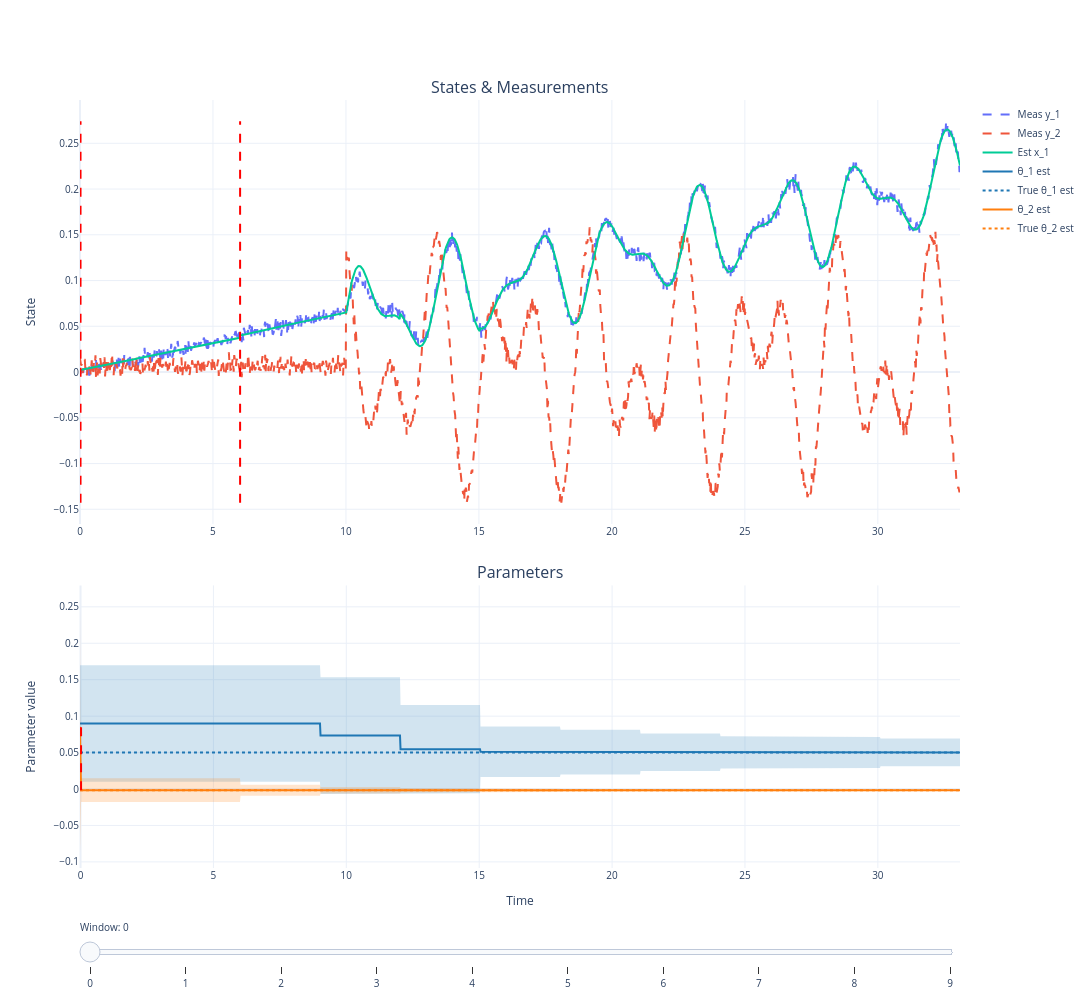

Source (notebook cell):
### Code cell
fig = plot_mhe_slider_lines(
    results, overlap=overlap_points,
    initial_params=initial_theta,
    initial_std=initial_std,
    theta_true=theta_true,
    figsize=(1200, 1000)
)
fig.show()
# или fig.write_html('mhe_lines.html', include_plotlyjs='cdn')

### Figure 1 — Plotly figure (JSON) as saved in the notebook; plotly's stock layout.template omitted (floating-point values rounded to 4 significant figures; data arrays with more than 128 entries replaced by an {"elided": "..."} marker saying what was removed)
{"data": [{"line": {"dash": "dash"}, "mode": "lines", "name": "Meas y_1", "type": "scatter", "x": {"elided": "1650 float values"}, "xaxis": "x", "y": {"elided": "1650 float values"}, "yaxis": "y"}, {"line": {"dash": "dash"}, "mode": "lines", "name": "Meas y_2", "type": "scatter", "x": {"elided": "1650 float values"}, "xaxis": "x", "y": {"elided": "1650 float values"}, "yaxis": "y"}, {"mode": "lines", "name": "Est x_1", "type": "scatter", "x": {"elided": "1650 float values"}, "xaxis": "x", "y": {"elided": "1650 float values"}, "yaxis": "y"}, {"line": {"color": "#1f77b4"}, "mode": "lines", "name": "θ_1 est", "type": "scatter", "x": {"elided": "1651 float values"}, "xaxis": "x2", "y": {"elided": "1651 float values"}, "yaxis": "y2"}, {"fill": "toself", "fillcolor": "rgba(31,119,180,0.2)", "line": {"width": 0}, "showlegend": false, "type": "scatter", "x": {"elided": "3302 float values"}, "xaxis": "x2", "y": {"elided": "3302 float values"}, "yaxis": "y2"}, {"line": {"color": "#1f77b4", "dash": "dot"}, "mode": "lines", "name": "True θ_1 est", "type": "scatter", "x": [-0.02007, 33.09], "xaxis": "x2", "y": [0.05, 0.05], "yaxis": "y2"}, {"line": {"color": "#ff7f0e"}, "mode": "lines", "name": "θ_2 est", "type": "scatter", "x": {"elided": "1651 float values"}, "xaxis": "x2", "y": {"elided": "1651 float values"}, "yaxis": "y2"}, {"fill": "toself", "fillcolor": "rgba(255,127,14,0.2)", "line": {"width": 0}, "showlegend": false, "type": "scatter", "x": {"elided": "3302 float values"}, "xaxis": "x2", "y": {"elided": "3302 float values"}, "yaxis": "y2"}, {"line": {"color": "#ff7f0e", "dash": "dot"}, "mode": "lines", "name": "True θ_2 est", "type": "scatter", "x": [-0.02007, 33.09], "xaxis": "x2", "y": [-0.001745, -0.001745], "yaxis": "y2"}, {"line": {"color": "red", "dash": "dash", "width": 2}, "mode": "lines", "showlegend": false, "type": "scatter", "visible": true, "x": [0.02007, 0.02007], "xaxis": "x", "y": [-0.1429, 0.2741], "yaxis": "y"}, {"line": {"color": "red", "dash": "dash", "width": 2}, "mode": "lines", "showlegend": false, "type": "scatter", "visible": true, "x": [6.02, 6.02], "xaxis": "x", "y": [-0.1429, 0.2741], "yaxis": "y"}, {"line": {"color": "red", "dash": "dash", "width": 2}, "mode": "lines", "showlegend": false, "type": "scatter", "visible": true, "x": [0.02007, 0.02007], "xaxis": "x2", "y": [-0.001753, 0.09], "yaxis": "y2"}, {"line": {"color": "red", "dash": "dash", "width": 2}, "mode": "lines", "showlegend": false, "type": "scatter", "visible": false, "x": [6.04, 6.04], "xaxis": "x", "y": [-0.1429, 0.2741], "yaxis": "y"}, {"line": {"color": "red", "dash": "dash", "width": 2}, "mode": "lines", "showlegend": false, "type": "scatter", "visible": false, "x": [9.03, 9.03], "xaxis": "x", "y": [-0.1429, 0.2741], "yaxis": "y"}, {"line": {"color": "red", "dash": "dash", "width": 2}, "mode": "lines", "showlegend": false, "type": "scatter", "visible": false, "x": [6.04, 6.04], "xaxis": "x2", "y": [-0.001753, 0.09], "yaxis": "y2"}, {"line": {"color": "red", "dash": "dash", "width": 2}, "mode": "lines", "showlegend": false, "type": "scatter", "visible": false, "x": [9.05, 9.05], "xaxis": "x", "y": [-0.1429, 0.2741], "yaxis": "y"}, {"line": {"color": "red", "dash": "dash", "width": 2}, "mode": "lines", "showlegend": false, "type": "scatter", "visible": false, "x": [12.04, 12.04], "xaxis": "x", "y": [-0.1429, 0.2741], "yaxis": "y"}, {"line": {"color": "red", "dash": "dash", "width": 2}, "mode": "lines", "showlegend": false, "type": "scatter", "visible": false, "x": [9.05, 9.05], "xaxis": "x2", "y": [-0.001753, 0.09], "yaxis": "y2"}, {"line": {"color": "red", "dash": "dash", "width": 2}, "mode": "lines", "showlegend": false, "type": "scatter", "visible": false, "x": [12.06, 12.06], "xaxis": "x", "y": [-0.1429, 0.2741], "yaxis": "y"}, {"line": {"color": "red", "dash": "dash", "width": 2}, "mode": "lines", "showlegend": false, "type": "scatter", "visible": false, "x": [15.05, 15.05], "xaxis": "x", "y": [-0.1429, 0.2741], "yaxis": "y"}, {"line": {"color": "red", "dash": "dash", "width": 2}, "mode": "lines", "showlegend": false, "type": "scatter", "visible": false, "x": [12.06, 12.06], "xaxis": "x2", "y": [-0.001753, 0.09], "yaxis": "y2"}, {"line": {"color": "red", "dash": "dash", "width": 2}, "mode": "lines", "showlegend": false, "type": "scatter", "visible": false, "x": [15.07, 15.07], "xaxis": "x", "y": [-0.1429, 0.2741], "yaxis": "y"}, {"line": {"color": "red", "dash": "dash", "width": 2}, "mode": "lines", "showlegend": false, "type": "scatter", "visible": false, "x": [18.06, 18.06], "xaxis": "x", "y": [-0.1429, 0.2741], "yaxis": "y"}, {"line": {"color": "red", "dash": "dash", "width": 2}, "mode": "lines", "showlegend": false, "type": "scatter", "visible": false, "x": [15.07, 15.07], "xaxis": "x2", "y": [-0.001753, 0.09], "yaxis": "y2"}, {"line": {"color": "red", "dash": "dash", "width": 2}, "mode": "lines", "showlegend": false, "type": "scatter", "visible": false, "x": [18.08, 18.08], "xaxis": "x", "y": [-0.1429, 0.2741], "yaxis": "y"}, {"line": {"color": "red", "dash": "dash", "width": 2}, "mode": "lines", "showlegend": false, "type": "scatter", "visible": false, "x": [21.07, 21.07], "xaxis": "x", "y": [-0.1429, 0.2741], "yaxis": "y"}, {"line": {"color": "red", "dash": "dash", "width": 2}, "mode": "lines", "showlegend": false, "type": "scatter", "visible": false, "x": [18.08, 18.08], "xaxis": "x2", "y": [-0.001753, 0.09], "yaxis": "y2"}, {"line": {"color": "red", "dash": "dash", "width": 2}, "mode": "lines", "showlegend": false, "type": "scatter", "visible": false, "x": [21.09, 21.09], "xaxis": "x", "y": [-0.1429, 0.2741], "yaxis": "y"}, {"line": {"color": "red", "dash": "dash", "width": 2}, "mode": "lines", "showlegend": false, "type": "scatter", "visible": false, "x": [24.08, 24.08], "xaxis": "x", "y": [-0.1429, 0.2741], "yaxis": "y"}, {"line": {"color": "red", "dash": "dash", "width": 2}, "mode": "lines", "showlegend": false, "type": "scatter", "visible": false, "x": [21.09, 21.09], "xaxis": "x2", "y": [-0.001753, 0.09], "yaxis": "y2"}, {"line": {"color": "red", "dash": "dash", "width": 2}, "mode": "lines", "showlegend": false, "type": "scatter", "visible": false, "x": [24.1, 24.1], "xaxis": "x", "y": [-0.1429, 0.2741], "yaxis": "y"}, {"line": {"color": "red", "dash": "dash", "width": 2}, "mode": "lines", "showlegend": false, "type": "scatter", "visible": false, "x": [27.09, 27.09], "xaxis": "x", "y": [-0.1429, 0.2741], "yaxis": "y"}, {"line": {"color": "red", "dash": "dash", "width": 2}, "mode": "lines", "showlegend": false, "type": "scatter", "visible": false, "x": [24.1, 24.1], "xaxis": "x2", "y": [-0.001753, 0.09], "yaxis": "y2"}, {"line": {"color": "red", "dash": "dash", "width": 2}, "mode": "lines", "showlegend": false, "type": "scatter", "visible": false, "x": [27.11, 27.11], "xaxis": "x", "y": [-0.1429, 0.2741], "yaxis": "y"}, {"line": {"color": "red", "dash": "dash", "width": 2}, "mode": "lines", "showlegend": false, "type": "scatter", "visible": false, "x": [30.1, 30.1], "xaxis": "x", "y": [-0.1429, 0.2741], "yaxis": "y"}, {"line": {"color": "red", "dash": "dash", "width": 2}, "mode": "lines", "showlegend": false, "type": "scatter", "visible": false, "x": [27.11, 27.11], "xaxis": "x2", "y": [-0.001753, 0.09], "yaxis": "y2"}, {"line": {"color": "red", "dash": "dash", "width": 2}, "mode": "lines", "showlegend": false, "type": "scatter", "visible": false, "x": [30.12, 30.12], "xaxis": "x", "y": [-0.1429, 0.2741], "yaxis": "y"}, {"line": {"color": "red", "dash": "dash", "width": 2}, "mode": "lines", "showlegend": false, "type": "scatter", "visible": false, "x": [33.09, 33.09], "xaxis": "x", "y": [-0.1429, 0.2741], "yaxis": "y"}, {"line": {"color": "red", "dash": "dash", "width": 2}, "mode": "lines", "showlegend": false, "type": "scatter", "visible": false, "x": [30.12, 30.12], "xaxis": "x2", "y": [-0.001753, 0.09], "yaxis": "y2"}], "layout": {"annotations": [{"font": {"size": 16}, "showarrow": false, "text": "States & Measurements", "x": 0.5, "xanchor": "center", "xref": "paper", "y": 1, "yanchor": "bottom", "yref": "paper"}, {"font": {"size": 16}, "showarrow": false, "text": "Parameters", "x": 0.5, "xanchor": "center", "xref": "paper", "y": 0.368, "yanchor": "bottom", "yref": "paper"}], "font": {"size": 10}, "height": 1000, "showlegend": true, "sliders": [{"active": 0, "currentvalue": {"prefix": "Window: "}, "pad": {"t": 50}, "steps": [{"args": [{"visible": [true, true, true, true, true, true, true, true, true, true, true, true, false, false, false, false, false, false, false, false, false, false, false, false, false, false, false, false, false, false, false, false, false, false, false, false, false, false, false]}], "label": "0", "method": "update"}, {"args": [{"visible": [true, true, true, true, true, true, true, true, true, false, false, false, true, true, true, false, false, false, false, false, false, false, false, false, false, false, false, false, false, false, false, false, false, false, false, false, false, false, false]}], "label": "1", "method": "update"}, {"args": [{"visible": [true, true, true, true, true, true, true, true, true, false, false, false, false, false, false, true, true, true, false, false, false, false, false, false, false, false, false, false, false, false, false, false, false, false, false, false, false, false, false]}], "label": "2", "method": "update"}, {"args": [{"visible": [true, true, true, true, true, true, true, true, true, false, false, false, false, false, false, false, false, false, true, true, true, false, false, false, false, false, false, false, false, false, false, false, false, false, false, false, false, false, false]}], "label": "3", "method": "update"}, {"args": [{"visible": [true, true, true, true, true, true, true, true, true, false, false, false, false, false, false, false, false, false, false, false, false, true, true, true, false, false, false, false, false, false, false, false, false, false, false, false, false, false, false]}], "label": "4", "method": "update"}, {"args": [{"visible": [true, true, true, true, true, true, true, true, true, false, false, false, false, false, false, false, false, false, false, false, false, false, false, false, true, true, true, false, false, false, false, false, false, false, false, false, false, false, false]}], "label": "5", "method": "update"}, {"args": [{"visible": [true, true, true, true, true, true, true, true, true, false, false, false, false, false, false, false, false, false, false, false, false, false, false, false, false, false, false, true, true, true, false, false, false, false, false, false, false, false, false]}], "label": "6", "method": "update"}, {"args": [{"visible": [true, true, true, true, true, true, true, true, true, false, false, false, false, false, false, false, false, false, false, false, false, false, false, false, false, false, false, false, false, false, true, true, true, false, false, false, false, false, false]}], "label": "7", "method": "update"}, {"args": [{"visible": [true, true, true, true, true, true, true, true, true, false, false, false, false, false, false, false, false, false, false, false, false, false, false, false, false, false, false, false, false, false, false, false, false, true, true, true, false, false, false]}], "label": "8", "method": "update"}, {"args": [{"visible": [true, true, true, true, true, true, true, true, true, false, false, false, false, false, false, false, false, false, false, false, false, false, false, false, false, false, false, false, false, false, false, false, false, false, false, false, true, true, true]}], "label": "9", "method": "update"}]}], "width": 1200, "xaxis": {"anchor": "y", "domain": [0, 1]}, "xaxis2": {"anchor": "y2", "domain": [0, 1], "title": {"text": "Time"}}, "yaxis": {"anchor": "x", "domain": [0.448, 1], "title": {"text": "State"}}, "yaxis2": {"anchor": "x2", "domain": [0, 0.368], "title": {"text": "Parameter value"}}}}
